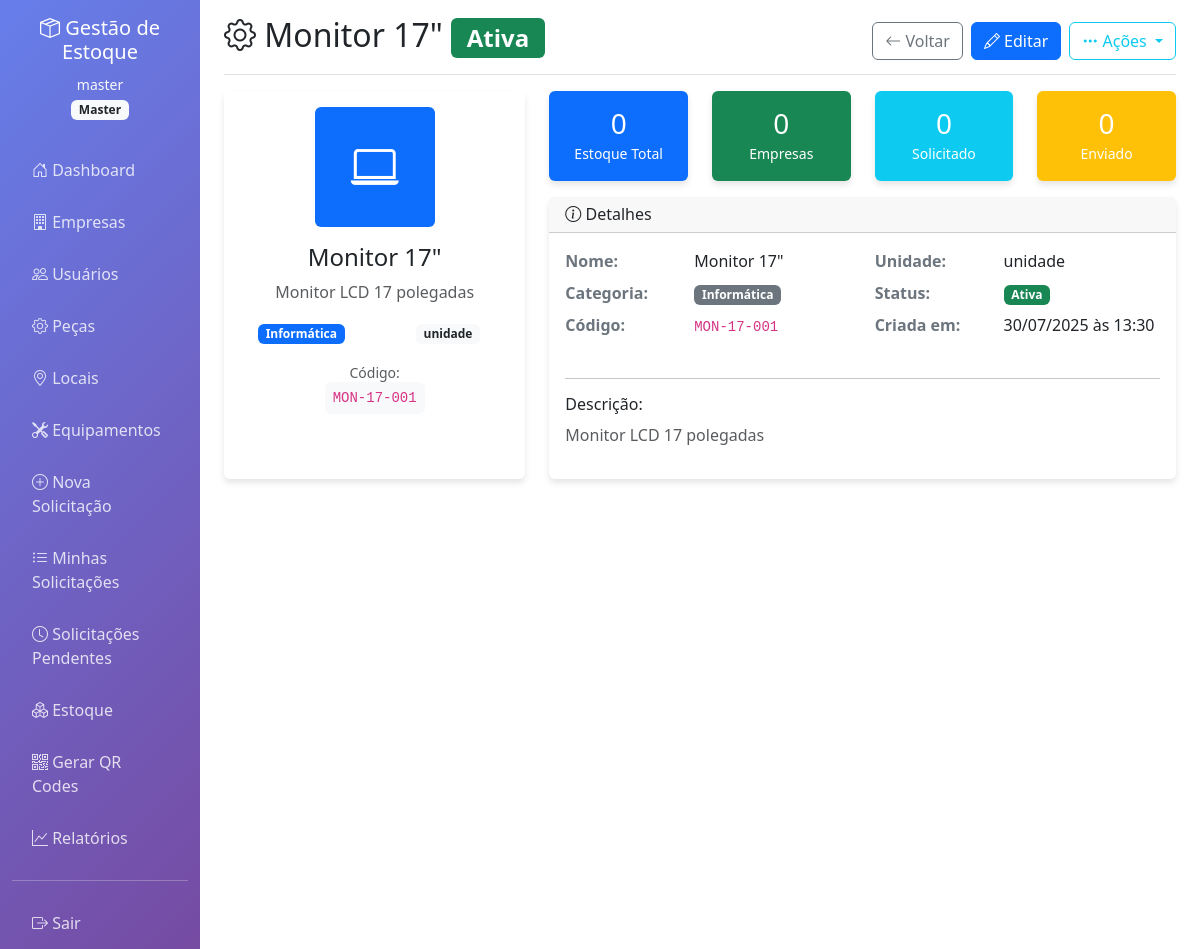
The page /parts/1/view (signed in) on the database its author committed.
### app.py (models this page shows)
class User(UserMixin, db.Model):
    id = db.Column(db.Integer, primary_key=True)
    username = db.Column(db.String(80), unique=True, nullable=False)
    email = db.Column(db.String(120), unique=True, nullable=False)
    password_hash = db.Column(db.String(255), nullable=False)
    role = db.Column(db.String(20), nullable=False)  # master, admin, solicitante, receptor
    company_id = db.Column(db.Integer, db.ForeignKey('company.id'), nullable=True)
    is_active = db.Column(db.Boolean, default=True)
    created_at = db.Column(db.DateTime, default=datetime.utcnow)
    company = db.relationship('Company', backref='users')

class Part(db.Model):
    id = db.Column(db.Integer, primary_key=True)
    name = db.Column(db.String(100), nullable=False)
    description = db.Column(db.Text)
    part_number = db.Column(db.String(50))
    base_code = db.Column(db.String(20), unique=True)
    category = db.Column(db.String(50))
    unit_measure = db.Column(db.String(20))  # unidade, kg, metro, etc
    is_active = db.Column(db.Boolean, default=True)
    created_at = db.Column(db.DateTime, default=datetime.utcnow)

### app.py (the view)
@app.route('/parts/<int:id>/view')
@login_required
def view_part(id):
    part = Part.query.get_or_404(id)
    total_stock = 0
    total_companies = 0
    total_requests = 0
    total_sent = 0
    total_received = 0
    for stock in part.stocks:
        total_stock += stock.quantity
        total_companies += 1
    for request_item in part.request_items:
        total_requests += request_item.quantity_requested
        total_sent += request_item.quantity_sent
        total_received += request_item.quantity_received
    recent_requests = db.session.query(Request, RequestItem).join(RequestItem).filter(
        RequestItem.part_id == part.id
    ).order_by(Request.created_at.desc()).limit(10).all()
    instances = PartInstance.query.filter_by(part_id=part.id).order_by(PartInstance.created_at.desc()).limit(20).all()
    context = {
        'part': part,
        'total_stock': total_stock,
        'total_companies': total_companies,
        'total_requests': total_requests,
        'total_sent': total_sent,
        'total_received': total_received,
        'recent_requests': recent_requests,
        'instances': instances
    }
    return render_template('view_part.html', **context)

### app.py (called while the page is built)
@app.context_processor
def inject_now():
    return {'now': datetime.utcnow()}

@login_manager.user_loader
def load_user(user_id):
    return User.query.get(int(user_id))

### templates/view_part.html (shortened to what this page needs)
{% extends "base.html" %}
{% block content %}
<div class="d-flex justify-content-between flex-wrap flex-md-nowrap align-items-center pt-3 pb-2 mb-3 border-bottom">
    <h1 class="h2">
        <i class="bi bi-gear"></i> {{ part.name }}
        <span class="badge {{ 'bg-success' if part.is_active else 'bg-secondary' }}">
            {{ 'Ativa' if part.is_active else 'Inativa' }}
        </span>
    </h1>
    <div class="btn-toolbar mb-2 mb-md-0">
        <a href="{{ url_for('manage_parts') }}" class="btn btn-outline-secondary">
            <i class="bi bi-arrow-left"></i> Voltar
        </a>
        {% if current_user.role == 'master' %}
        <a href="{{ url_for('edit_part', id=part.id) }}" class="btn btn-primary ms-2">
            <i class="bi bi-pencil"></i> Editar
        </a>
        {% endif %}
        <div class="btn-group ms-2">
            <button type="button" class="btn btn-outline-info dropdown-toggle" data-bs-toggle="dropdown">
                <i class="bi bi-three-dots"></i> Ações
            </button>
        </div>
    </div>
</div>
<div class="row mb-4">
    <div class="col-md-4">
        <div class="card h-100">
            <div class="card-body text-center">
                <div class="avatar-xl bg-{{ 'primary' if part.category == 'Informática' else 'success' if part.category == 'Eletrônicos' else 'info' if part.category == 'Móveis' else 'warning' if part.category == 'Cabos' else 'secondary' }} text-white rounded d-flex align-items-center justify-content-center mx-auto mb-3">
                    <i class="bi bi-{{ 'laptop' if part.category == 'Informática' else 'cpu' if part.category == 'Eletrônicos' else 'house' if part.category == 'Móveis' else 'ethernet' if part.category == 'Cabos' else 'gear' }}" style="font-size: 3rem;"></i>
                </div>
                <h4>{{ part.name }}</h4>
                {% if part.description %}
                <p class="text-muted">{{ part.description }}</p>
                {% endif %}
                <div class="row mt-3">
                    <div class="col-6">
                        {% if part.category %}
                        <span class="badge bg-{{ 'primary' if part.category == 'Informática' else 'success' if part.category == 'Eletrônicos' else 'info' if part.category == 'Móveis' else 'warning' if part.category == 'Cabos' else 'secondary' }}">
                            {{ part.category }}
                        </span>
                        {% endif %}
                    </div>
                    <div class="col-6">
                        <span class="badge bg-light text-dark">
                            {{ part.unit_measure or 'unidade' }}
                        </span>
                    </div>
                </div>
                {% if part.part_number %}
                <div class="mt-3">
                    <small class="text-muted">Código:</small><br>
                    <code class="bg-light p-2 rounded">{{ part.part_number }}</code>
                </div>
                {% endif %}
            </div>
        </div>
    </div>
    <div class="col-md-8">
        <div class="row">
            <div class="col-md-3 mb-3">
                <div class="card bg-primary text-white">
                    <div class="card-body text-center">
                        <div class="h3 mb-0">{{ total_stock }}</div>
                        <small>Estoque Total</small>
                    </div>
                </div>
            </div>
            <div class="col-md-3 mb-3">
                <div class="card bg-success text-white">
                    <div class="card-body text-center">
                        <div class="h3 mb-0">{{ total_companies }}</div>
                        <small>Empresas</small>
                    </div>
                </div>
            </div>
            <div class="col-md-3 mb-3">
                <div class="card bg-info text-white">
                    <div class="card-body text-center">
                        <div class="h3 mb-0">{{ total_requests }}</div>
                        <small>Solicitado</small>
                    </div>
                </div>
            </div>
            <div class="col-md-3 mb-3">
                <div class="card bg-warning text-white">
                    <div class="card-body text-center">
                        <div class="h3 mb-0">{{ total_sent }}</div>
                        <small>Enviado</small>
                    </div>
                </div>
            </div>
        </div>
        <div class="card">
            <div class="card-header">
                <h6 class="card-title mb-0">
                    <i class="bi bi-info-circle"></i> Detalhes
                </h6>
            </div>
            <div class="card-body">
                <div class="row">
                    <div class="col-md-6">
                        <dl class="row">
                            <dt class="col-sm-5">Nome:</dt>
                            <dd class="col-sm-7">{{ part.name }}</dd>
                            <dt class="col-sm-5">Categoria:</dt>
                            <dd class="col-sm-7">
                                {% if part.category %}
                                <span class="badge bg-secondary">{{ part.category }}</span>
                                {% else %}
                                <span class="text-muted">Não definida</span>
                                {% endif %}
                            </dd>
                            <dt class="col-sm-5">Código:</dt>
                            <dd class="col-sm-7">
                                {% if part.part_number %}
                                <code>{{ part.part_number }}</code>
                                {% else %}
                                <span class="text-muted">Não definido</span>
                                {% endif %}
                            </dd>
                        </dl>
                    </div>
                    <div class="col-md-6">
                        <dl class="row">
                            <dt class="col-sm-5">Unidade:</dt>
                            <dd class="col-sm-7">{{ part.unit_measure or 'unidade' }}</dd>
                            <dt class="col-sm-5">Status:</dt>
                            <dd class="col-sm-7">
                                <span class="badge {{ 'bg-success' if part.is_active else 'bg-secondary' }}">
                                    {{ 'Ativa' if part.is_active else 'Inativa' }}
                                </span>
                            </dd>
                            <dt class="col-sm-5">Criada em:</dt>
                            <dd class="col-sm-7">{{ part.created_at.strftime('%d/%m/%Y às %H:%M') }}</dd>
                        </dl>
                    </div>
                </div>
                {% if part.description %}
                <hr>
                <h6>Descrição:</h6>
                <p class="text-muted">{{ part.description }}</p>
                {% endif %}
            </div>
        </div>
    </div>
</div>
{% endblock %}

### templates/base.html (shortened to what this page needs)
<!DOCTYPE html>
<html lang="pt-BR">
<head>
    <link href="https://cdn.jsdelivr.net/npm/bootstrap@5.3.0/dist/css/bootstrap.min.css" rel="stylesheet">
    <link href="https://cdn.jsdelivr.net/npm/bootstrap-icons@1.10.0/font/bootstrap-icons.css" rel="stylesheet">
</head>
<body>
    <div class="container-fluid">
        <div class="row">
            {% if current_user.is_authenticated %}
            <nav class="col-md-3 col-lg-2 d-md-block sidebar collapse">
                <div class="position-sticky pt-3">
                    <div class="text-center mb-4">
                        <h5 class="text-white">
                            <i class="bi bi-box-seam"></i>
                            Gestão de Estoque
                        </h5>
                        <small class="text-light">{{ current_user.username }}</small>
                        <br>
                        <span class="badge bg-light text-dark">{{ current_user.role|title }}</span>
                    </div>
                    <ul class="nav flex-column">
                        <li class="nav-item">
                            <a class="nav-link" href="{{ url_for('dashboard') }}">
                                <i class="bi bi-house-door"></i> Dashboard
                            </a>
                        </li>
                        {% if current_user.role == 'master' %}
                        <li class="nav-item">
                            <a class="nav-link" href="{{ url_for('manage_companies') }}">
                                <i class="bi bi-building"></i> Empresas
                            </a>
                        </li>
                        <li class="nav-item">
                            <a class="nav-link" href="{{ url_for('manage_users') }}">
                                <i class="bi bi-people"></i> Usuários
                            </a>
                        </li>
                        <li class="nav-item">
                            <a class="nav-link" href="{{ url_for('manage_parts') }}">
                                <i class="bi bi-gear"></i> Peças
                            </a>
                        </li>
                        {% endif %}
                        {% if current_user.role in ['admin', 'master'] %}
                        <li class="nav-item">
                            <a class="nav-link" href="{{ url_for('manage_locations') }}">
                                <i class="bi bi-geo-alt"></i> Locais
                            </a>
                        </li>
                        <li class="nav-item">
                            <a class="nav-link" href="{{ url_for('manage_equipments') }}">
                                <i class="bi bi-tools"></i> Equipamentos
                            </a>
                        </li>
                        {% endif %}
                        {% if current_user.role in ['solicitante', 'admin', 'master'] %}
                        <li class="nav-item">
                            <a class="nav-link" href="{{ url_for('new_request') }}">
                                <i class="bi bi-plus-circle"></i> Nova Solicitação
                            </a>
                        </li>
                        <li class="nav-item">
                            <a class="nav-link" href="{{ url_for('my_requests') }}">
                                <i class="bi bi-list-ul"></i> Minhas Solicitações
                            </a>
                        </li>
                        {% endif %}
                        {% if current_user.role in ['receptor', 'admin', 'master'] %}
                        <li class="nav-item">
                            <a class="nav-link" href="{{ url_for('pending_requests') }}">
                                <i class="bi bi-clock"></i> Solicitações Pendentes
                            </a>
                        </li>
                        <li class="nav-item">
                            <a class="nav-link" href="{{ url_for('manage_stock') }}">
                                <i class="bi bi-boxes"></i> Estoque
                            </a>
                        </li>
                        <li class="nav-item">
                            <a class="nav-link" href="{{ url_for('generate_qr_codes') }}">
                                <i class="bi bi-qr-code"></i> Gerar QR Codes
                            </a>
                        </li>
                        {% endif %}
                        {% if current_user.role in ['admin', 'master', 'receptor'] %}
                        <li class="nav-item">
                            <a class="nav-link" href="{{ url_for('reports') }}">
                                <i class="bi bi-graph-up"></i> Relatórios
                            </a>
                        </li>
                        {% endif %}
                    </ul>
                    <hr class="text-white">
                    <ul class="nav flex-column">
                        <li class="nav-item">
                            <a class="nav-link" href="{{ url_for('logout') }}">
                                <i class="bi bi-box-arrow-right"></i> Sair
                            </a>
                        </li>
                    </ul>
                </div>
            </nav>
            {% endif %}
            <main class="col-md-9 ms-sm-auto col-lg-10 px-md-4">
                {% block content %}{% endblock %}
            </main>
        </div>
    </div>
</body>
</html>

### templates/base.html (style rules this page uses)
.sidebar { min-height: 100vh; background: linear-gradient(135deg, #667eea 0%, #764ba2 100%); }
.nav-link { color: rgba(255, 255, 255, 0.8) !important; padding: 12px 20px; margin: 2px 0; border-radius: 8px; transition: all 0.3s ease; }
.card { border: none; box-shadow: 0 4px 6px rgba(0, 0, 0, 0.1); transition: transform 0.2s ease; }

### templates/view_part.html (style rules this page uses)
.avatar-xl { width: 120px; height: 120px; }
dl.row dt { font-weight: 600; color: #6c757d; }

### rows shown on the page
User: username "master", role "Master"
Part: name "Monitor 17\"", is_active "Ativa", description "Monitor LCD 17 polegadas", category "Informática", unit_measure "unidade", part_number "MON-17-001", created_at "30/07/2025 às 13:30"

### other values the page prints
{{ total_stock }} "0"
{{ total_companies }} "0"
{{ total_requests }} "0"
{{ total_sent }} "0"
